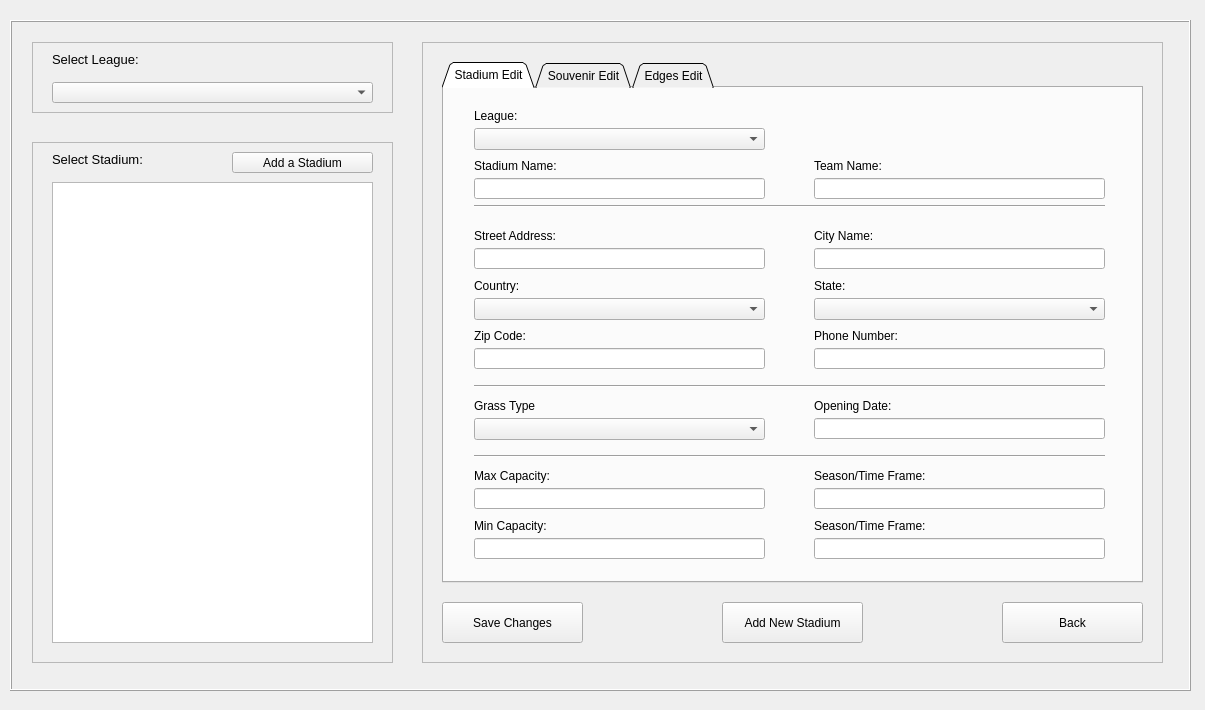
<?xml version="1.0" encoding="UTF-8"?>
<ui version="4.0">
 <class>adminwindow</class>
 <widget class="QDialog" name="adminwindow">
  <property name="geometry">
   <rect>
    <x>0</x>
    <y>0</y>
    <width>1205</width>
    <height>710</height>
   </rect>
  </property>
  <property name="windowTitle">
   <string>Dialog</string>
  </property>
  <widget class="QStackedWidget" name="stackedWidget">
   <property name="geometry">
    <rect>
     <x>10</x>
     <y>20</y>
     <width>1181</width>
     <height>671</height>
    </rect>
   </property>
   <property name="minimumSize">
    <size>
     <width>1181</width>
     <height>671</height>
    </size>
   </property>
   <property name="frameShape">
    <enum>QFrame::Box</enum>
   </property>
   <property name="frameShadow">
    <enum>QFrame::Raised</enum>
   </property>
   <property name="currentIndex">
    <number>0</number>
   </property>
   <widget class="QWidget" name="stadiumPg">
    <property name="minimumSize">
     <size>
      <width>1179</width>
      <height>669</height>
     </size>
    </property>
    <widget class="QFrame" name="stadiumSelectFrame">
     <property name="geometry">
      <rect>
       <x>20</x>
       <y>120</y>
       <width>361</width>
       <height>521</height>
      </rect>
     </property>
     <property name="frameShape">
      <enum>QFrame::StyledPanel</enum>
     </property>
     <property name="frameShadow">
      <enum>QFrame::Sunken</enum>
     </property>
     <widget class="QLabel" name="stadiumSelectLabel">
      <property name="geometry">
       <rect>
        <x>20</x>
        <y>10</y>
        <width>121</width>
        <height>16</height>
       </rect>
      </property>
      <property name="text">
       <string>&lt;html&gt;&lt;head/&gt;&lt;body&gt;&lt;p&gt;&lt;span style=&quot; font-size:10pt;&quot;&gt;Select Stadium:&lt;/span&gt;&lt;/p&gt;&lt;/body&gt;&lt;/html&gt;</string>
      </property>
     </widget>
     <widget class="QListWidget" name="stadiumSelectWidget">
      <property name="geometry">
       <rect>
        <x>20</x>
        <y>40</y>
        <width>321</width>
        <height>461</height>
       </rect>
      </property>
     </widget>
     <widget class="QPushButton" name="addStadBtn">
      <property name="geometry">
       <rect>
        <x>200</x>
        <y>10</y>
        <width>141</width>
        <height>21</height>
       </rect>
      </property>
      <property name="text">
       <string>Add a Stadium</string>
      </property>
      <property name="autoDefault">
       <bool>false</bool>
      </property>
     </widget>
    </widget>
    <widget class="QFrame" name="leagueSelectFrame">
     <property name="geometry">
      <rect>
       <x>20</x>
       <y>20</y>
       <width>361</width>
       <height>71</height>
      </rect>
     </property>
     <property name="frameShape">
      <enum>QFrame::StyledPanel</enum>
     </property>
     <property name="frameShadow">
      <enum>QFrame::Sunken</enum>
     </property>
     <widget class="QComboBox" name="leagueSelectComboBox">
      <property name="geometry">
       <rect>
        <x>20</x>
        <y>40</y>
        <width>321</width>
        <height>21</height>
       </rect>
      </property>
     </widget>
     <widget class="QLabel" name="leagueSelectLabel">
      <property name="geometry">
       <rect>
        <x>20</x>
        <y>10</y>
        <width>121</width>
        <height>16</height>
       </rect>
      </property>
      <property name="text">
       <string>&lt;html&gt;&lt;head/&gt;&lt;body&gt;&lt;p&gt;&lt;span style=&quot; font-size:10pt;&quot;&gt;Select League:&lt;/span&gt;&lt;/p&gt;&lt;/body&gt;&lt;/html&gt;</string>
      </property>
     </widget>
    </widget>
    <widget class="QFrame" name="frame">
     <property name="geometry">
      <rect>
       <x>410</x>
       <y>20</y>
       <width>741</width>
       <height>621</height>
      </rect>
     </property>
     <property name="frameShape">
      <enum>QFrame::StyledPanel</enum>
     </property>
     <property name="frameShadow">
      <enum>QFrame::Sunken</enum>
     </property>
     <widget class="QPushButton" name="saveBtn">
      <property name="geometry">
       <rect>
        <x>20</x>
        <y>560</y>
        <width>141</width>
        <height>41</height>
       </rect>
      </property>
      <property name="toolTipDuration">
       <number>-1</number>
      </property>
      <property name="text">
       <string>Save Changes</string>
      </property>
      <property name="autoDefault">
       <bool>false</bool>
      </property>
     </widget>
     <widget class="QPushButton" name="backBtn">
      <property name="geometry">
       <rect>
        <x>580</x>
        <y>560</y>
        <width>141</width>
        <height>41</height>
       </rect>
      </property>
      <property name="text">
       <string>Back</string>
      </property>
      <property name="autoDefault">
       <bool>false</bool>
      </property>
     </widget>
     <widget class="QTabWidget" name="tabWidget">
      <property name="geometry">
       <rect>
        <x>20</x>
        <y>20</y>
        <width>701</width>
        <height>521</height>
       </rect>
      </property>
      <property name="tabShape">
       <enum>QTabWidget::Triangular</enum>
      </property>
      <property name="currentIndex">
       <number>0</number>
      </property>
      <widget class="QWidget" name="stadEditTab">
       <attribute name="title">
        <string>Stadium Edit</string>
       </attribute>
       <widget class="QLineEdit" name="stadNameEdit">
        <property name="geometry">
         <rect>
          <x>30</x>
          <y>90</y>
          <width>291</width>
          <height>21</height>
         </rect>
        </property>
       </widget>
       <widget class="QLabel" name="stadNameLabel">
        <property name="geometry">
         <rect>
          <x>30</x>
          <y>70</y>
          <width>131</width>
          <height>16</height>
         </rect>
        </property>
        <property name="text">
         <string>Stadium Name:</string>
        </property>
       </widget>
       <widget class="QLabel" name="teamNameLabel">
        <property name="geometry">
         <rect>
          <x>370</x>
          <y>70</y>
          <width>131</width>
          <height>16</height>
         </rect>
        </property>
        <property name="text">
         <string>Team Name:</string>
        </property>
       </widget>
       <widget class="QLineEdit" name="teamNameEdit">
        <property name="geometry">
         <rect>
          <x>370</x>
          <y>90</y>
          <width>291</width>
          <height>21</height>
         </rect>
        </property>
       </widget>
       <widget class="QLabel" name="streetAddressLavel">
        <property name="geometry">
         <rect>
          <x>30</x>
          <y>140</y>
          <width>131</width>
          <height>16</height>
         </rect>
        </property>
        <property name="text">
         <string>Street Address:</string>
        </property>
       </widget>
       <widget class="QLineEdit" name="streetAddressEdit">
        <property name="geometry">
         <rect>
          <x>30</x>
          <y>160</y>
          <width>291</width>
          <height>21</height>
         </rect>
        </property>
       </widget>
       <widget class="QLineEdit" name="cityNameEdit">
        <property name="geometry">
         <rect>
          <x>370</x>
          <y>160</y>
          <width>291</width>
          <height>21</height>
         </rect>
        </property>
       </widget>
       <widget class="QLabel" name="cityNameLabel">
        <property name="geometry">
         <rect>
          <x>370</x>
          <y>140</y>
          <width>131</width>
          <height>16</height>
         </rect>
        </property>
        <property name="text">
         <string>City Name:</string>
        </property>
       </widget>
       <widget class="QLabel" name="stateLabel">
        <property name="geometry">
         <rect>
          <x>370</x>
          <y>190</y>
          <width>131</width>
          <height>16</height>
         </rect>
        </property>
        <property name="text">
         <string>State:</string>
        </property>
       </widget>
       <widget class="QLineEdit" name="zipCodeEdit">
        <property name="geometry">
         <rect>
          <x>30</x>
          <y>260</y>
          <width>291</width>
          <height>21</height>
         </rect>
        </property>
       </widget>
       <widget class="QLabel" name="zipCodeLabel">
        <property name="geometry">
         <rect>
          <x>30</x>
          <y>240</y>
          <width>131</width>
          <height>16</height>
         </rect>
        </property>
        <property name="text">
         <string>Zip Code:</string>
        </property>
       </widget>
       <widget class="QLineEdit" name="phoneNumEdit">
        <property name="geometry">
         <rect>
          <x>370</x>
          <y>260</y>
          <width>291</width>
          <height>21</height>
         </rect>
        </property>
       </widget>
       <widget class="QLabel" name="phoneNumLabel">
        <property name="geometry">
         <rect>
          <x>370</x>
          <y>240</y>
          <width>131</width>
          <height>16</height>
         </rect>
        </property>
        <property name="text">
         <string>Phone Number:</string>
        </property>
       </widget>
       <widget class="Line" name="lineStadToAddress">
        <property name="geometry">
         <rect>
          <x>30</x>
          <y>110</y>
          <width>631</width>
          <height>16</height>
         </rect>
        </property>
        <property name="orientation">
         <enum>Qt::Horizontal</enum>
        </property>
       </widget>
       <widget class="Line" name="lineAddressToExtra">
        <property name="geometry">
         <rect>
          <x>30</x>
          <y>290</y>
          <width>631</width>
          <height>16</height>
         </rect>
        </property>
        <property name="orientation">
         <enum>Qt::Horizontal</enum>
        </property>
       </widget>
       <widget class="QLabel" name="openDateLabel">
        <property name="geometry">
         <rect>
          <x>370</x>
          <y>310</y>
          <width>131</width>
          <height>16</height>
         </rect>
        </property>
        <property name="text">
         <string>Opening Date:</string>
        </property>
       </widget>
       <widget class="Line" name="lineExtraToCapacity">
        <property name="geometry">
         <rect>
          <x>30</x>
          <y>360</y>
          <width>631</width>
          <height>16</height>
         </rect>
        </property>
        <property name="orientation">
         <enum>Qt::Horizontal</enum>
        </property>
       </widget>
       <widget class="QComboBox" name="stateComboBox">
        <property name="geometry">
         <rect>
          <x>370</x>
          <y>210</y>
          <width>291</width>
          <height>22</height>
         </rect>
        </property>
       </widget>
       <widget class="QLabel" name="countryLabel">
        <property name="geometry">
         <rect>
          <x>30</x>
          <y>190</y>
          <width>131</width>
          <height>16</height>
         </rect>
        </property>
        <property name="text">
         <string>Country:</string>
        </property>
       </widget>
       <widget class="QComboBox" name="countryComboBox">
        <property name="geometry">
         <rect>
          <x>30</x>
          <y>210</y>
          <width>291</width>
          <height>22</height>
         </rect>
        </property>
       </widget>
       <widget class="QLineEdit" name="maxCapacity">
        <property name="geometry">
         <rect>
          <x>30</x>
          <y>400</y>
          <width>291</width>
          <height>21</height>
         </rect>
        </property>
       </widget>
       <widget class="QLineEdit" name="maxCapacityFrameEdit">
        <property name="geometry">
         <rect>
          <x>370</x>
          <y>400</y>
          <width>291</width>
          <height>21</height>
         </rect>
        </property>
       </widget>
       <widget class="QLabel" name="capacityLabel_1">
        <property name="geometry">
         <rect>
          <x>30</x>
          <y>380</y>
          <width>141</width>
          <height>16</height>
         </rect>
        </property>
        <property name="text">
         <string>Max Capacity:</string>
        </property>
       </widget>
       <widget class="QLabel" name="capacitySeason_1">
        <property name="geometry">
         <rect>
          <x>370</x>
          <y>380</y>
          <width>141</width>
          <height>16</height>
         </rect>
        </property>
        <property name="text">
         <string>Season/Time Frame:</string>
        </property>
       </widget>
       <widget class="QLineEdit" name="minCapacity">
        <property name="enabled">
         <bool>true</bool>
        </property>
        <property name="geometry">
         <rect>
          <x>30</x>
          <y>450</y>
          <width>291</width>
          <height>21</height>
         </rect>
        </property>
       </widget>
       <widget class="QLabel" name="capacitySeason_2">
        <property name="enabled">
         <bool>true</bool>
        </property>
        <property name="geometry">
         <rect>
          <x>370</x>
          <y>430</y>
          <width>141</width>
          <height>16</height>
         </rect>
        </property>
        <property name="text">
         <string>Season/Time Frame:</string>
        </property>
       </widget>
       <widget class="QLabel" name="capacityLabel_2">
        <property name="enabled">
         <bool>true</bool>
        </property>
        <property name="geometry">
         <rect>
          <x>30</x>
          <y>430</y>
          <width>141</width>
          <height>16</height>
         </rect>
        </property>
        <property name="text">
         <string>Min Capacity:</string>
        </property>
       </widget>
       <widget class="QLineEdit" name="minCapacityFrameEdit">
        <property name="enabled">
         <bool>true</bool>
        </property>
        <property name="geometry">
         <rect>
          <x>370</x>
          <y>450</y>
          <width>291</width>
          <height>21</height>
         </rect>
        </property>
       </widget>
       <widget class="QLabel" name="leagueEditLabel">
        <property name="geometry">
         <rect>
          <x>30</x>
          <y>20</y>
          <width>131</width>
          <height>16</height>
         </rect>
        </property>
        <property name="text">
         <string>League:</string>
        </property>
       </widget>
       <widget class="QComboBox" name="leagueEditComboBox">
        <property name="geometry">
         <rect>
          <x>30</x>
          <y>40</y>
          <width>291</width>
          <height>22</height>
         </rect>
        </property>
       </widget>
       <widget class="QLabel" name="grassLabel">
        <property name="geometry">
         <rect>
          <x>30</x>
          <y>310</y>
          <width>131</width>
          <height>16</height>
         </rect>
        </property>
        <property name="text">
         <string>Grass Type</string>
        </property>
       </widget>
       <widget class="QComboBox" name="grassEdit">
        <property name="geometry">
         <rect>
          <x>30</x>
          <y>330</y>
          <width>291</width>
          <height>22</height>
         </rect>
        </property>
       </widget>
       <widget class="QLineEdit" name="dateEdit">
        <property name="geometry">
         <rect>
          <x>370</x>
          <y>330</y>
          <width>291</width>
          <height>21</height>
         </rect>
        </property>
       </widget>
      </widget>
      <widget class="QWidget" name="souvEditTab">
       <attribute name="title">
        <string>Souvenir Edit</string>
       </attribute>
       <widget class="QTableView" name="souvenirTableEdit">
        <property name="geometry">
         <rect>
          <x>20</x>
          <y>90</y>
          <width>311</width>
          <height>391</height>
         </rect>
        </property>
       </widget>
       <widget class="QLabel" name="souvenirEditLabel">
        <property name="geometry">
         <rect>
          <x>20</x>
          <y>20</y>
          <width>211</width>
          <height>16</height>
         </rect>
        </property>
        <property name="text">
         <string>&lt;html&gt;&lt;head/&gt;&lt;body&gt;&lt;p&gt;&lt;span style=&quot; font-size:10pt;&quot;&gt;Souvenir Edit Table:&lt;/span&gt;&lt;/p&gt;&lt;/body&gt;&lt;/html&gt;</string>
        </property>
       </widget>
       <widget class="QLineEdit" name="souvNameLineEdit">
        <property name="geometry">
         <rect>
          <x>380</x>
          <y>130</y>
          <width>271</width>
          <height>21</height>
         </rect>
        </property>
       </widget>
       <widget class="QLineEdit" name="souvPriceLineEdit">
        <property name="geometry">
         <rect>
          <x>380</x>
          <y>210</y>
          <width>271</width>
          <height>21</height>
         </rect>
        </property>
       </widget>
       <widget class="QLabel" name="nameLabel">
        <property name="geometry">
         <rect>
          <x>380</x>
          <y>100</y>
          <width>71</width>
          <height>21</height>
         </rect>
        </property>
        <property name="text">
         <string>Item Name:</string>
        </property>
       </widget>
       <widget class="QLabel" name="priceLabel">
        <property name="geometry">
         <rect>
          <x>380</x>
          <y>180</y>
          <width>71</width>
          <height>21</height>
         </rect>
        </property>
        <property name="text">
         <string>Price:</string>
        </property>
       </widget>
       <widget class="QLabel" name="instruction1">
        <property name="geometry">
         <rect>
          <x>20</x>
          <y>60</y>
          <width>151</width>
          <height>16</height>
         </rect>
        </property>
        <property name="text">
         <string>1. Select Item To Change</string>
        </property>
       </widget>
       <widget class="QLabel" name="instruction2">
        <property name="geometry">
         <rect>
          <x>380</x>
          <y>70</y>
          <width>211</width>
          <height>16</height>
         </rect>
        </property>
        <property name="text">
         <string>2. Edit Values</string>
        </property>
       </widget>
       <widget class="QPushButton" name="updateBtn">
        <property name="geometry">
         <rect>
          <x>380</x>
          <y>350</y>
          <width>271</width>
          <height>51</height>
         </rect>
        </property>
        <property name="text">
         <string>Update with Edits</string>
        </property>
       </widget>
       <widget class="QPushButton" name="addNewBtn">
        <property name="geometry">
         <rect>
          <x>380</x>
          <y>270</y>
          <width>271</width>
          <height>51</height>
         </rect>
        </property>
        <property name="text">
         <string>Add New</string>
        </property>
       </widget>
       <widget class="QPushButton" name="deleteSouv">
        <property name="geometry">
         <rect>
          <x>380</x>
          <y>430</y>
          <width>271</width>
          <height>51</height>
         </rect>
        </property>
        <property name="text">
         <string>Delete Selected Item</string>
        </property>
       </widget>
      </widget>
      <widget class="QWidget" name="EdgesEdit">
       <attribute name="title">
        <string>Edges Edit</string>
       </attribute>
       <widget class="QTableView" name="adjMatrix">
        <property name="geometry">
         <rect>
          <x>10</x>
          <y>40</y>
          <width>671</width>
          <height>451</height>
         </rect>
        </property>
       </widget>
       <widget class="QLabel" name="label">
        <property name="geometry">
         <rect>
          <x>15</x>
          <y>10</y>
          <width>161</width>
          <height>20</height>
         </rect>
        </property>
        <property name="text">
         <string>Adjacency Matrix</string>
        </property>
       </widget>
      </widget>
     </widget>
     <widget class="QPushButton" name="addNewStadBtn">
      <property name="enabled">
       <bool>true</bool>
      </property>
      <property name="geometry">
       <rect>
        <x>300</x>
        <y>560</y>
        <width>141</width>
        <height>41</height>
       </rect>
      </property>
      <property name="toolTipDuration">
       <number>-1</number>
      </property>
      <property name="text">
       <string>Add New Stadium</string>
      </property>
      <property name="autoDefault">
       <bool>false</bool>
      </property>
     </widget>
    </widget>
    <zorder>frame</zorder>
    <zorder>stadiumSelectFrame</zorder>
    <zorder>leagueSelectFrame</zorder>
   </widget>
  </widget>
 </widget>
 <resources/>
 <connections/>
</ui>
